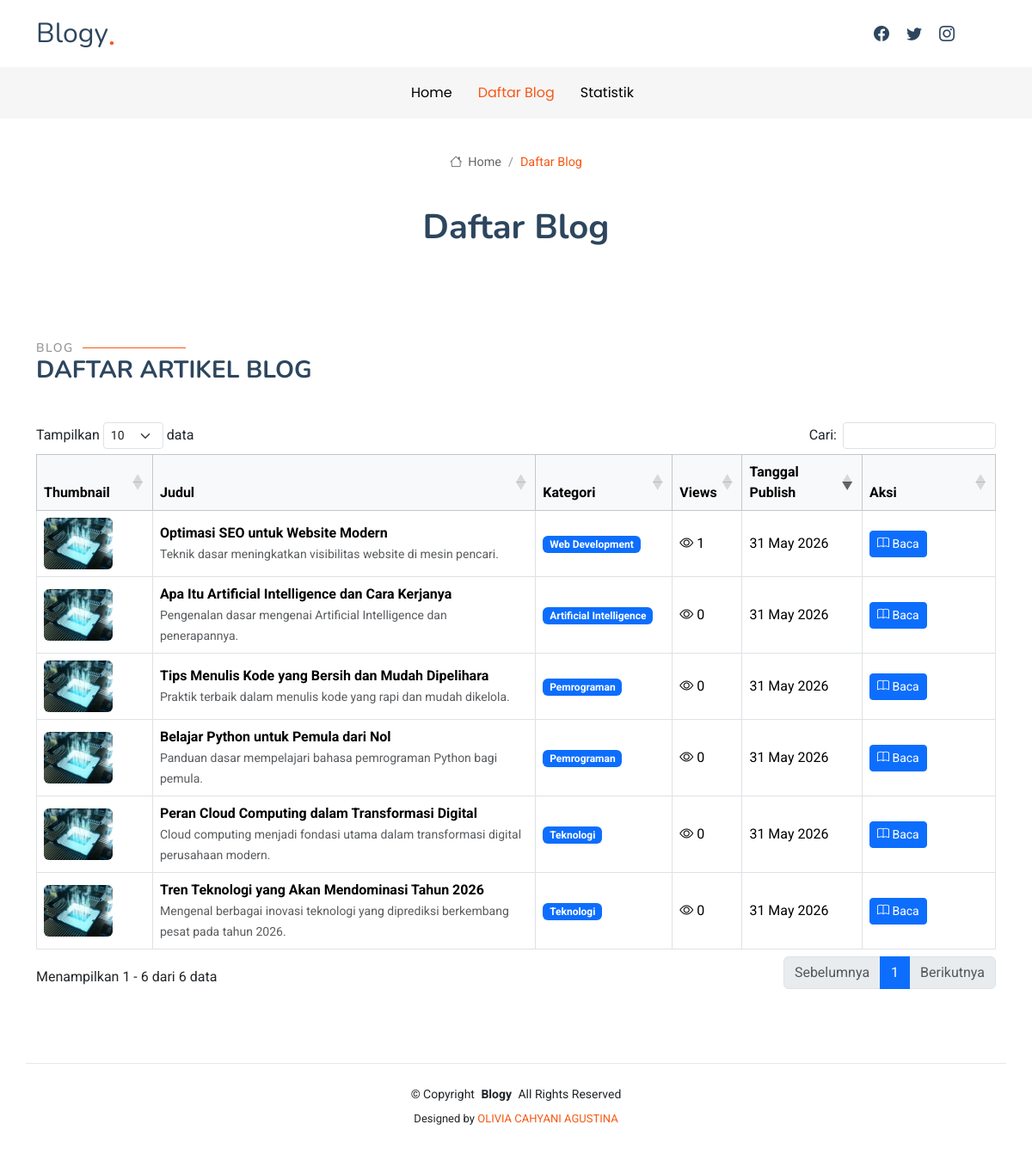
/blog/, run on an earlier commit of the app's database.
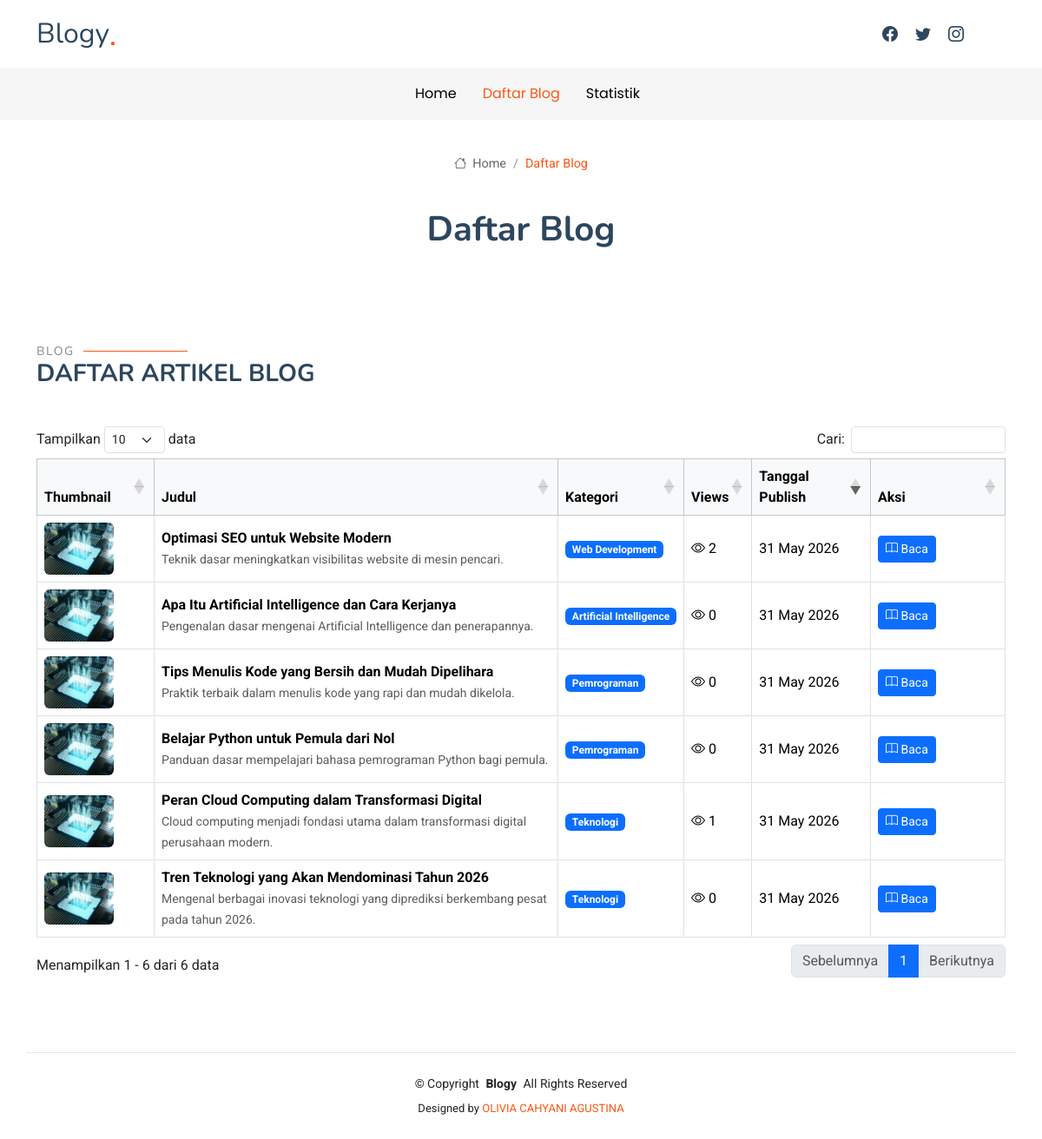
And on a later commit of the database.
### blog/models.py (models this page shows, shortened)
class Post(models.Model):
    STATUS_CHOICES = (
        ('draft', 'Draft'),
        ('published', 'Published'),
    )
    title = models.CharField(
        max_length=255
    )
    slug = models.SlugField(
        max_length=300,
        unique=True,
        blank=True
    )
    category = models.ForeignKey(
        Category,
        on_delete=models.CASCADE,
        related_name='posts'
    )
    thumbnail = models.ImageField(
        upload_to='posts/',
        blank=True,
        null=True
    )
    excerpt = models.TextField(
        blank=True,
        null=True,
        help_text="Short description of the article"
    )
    content = models.TextField()
    views = models.PositiveIntegerField(
        default=0
    )
    status = models.CharField(
        max_length=10,
        choices=STATUS_CHOICES,
        default='draft'
    )
    created_at = models.DateTimeField(
        auto_now_add=True
    )
    updated_at = models.DateTimeField(
        auto_now=True
    )
    published_at = models.DateTimeField(
        blank=True,
        null=True
    )
    class Meta:
        verbose_name = "Post"
        verbose_name_plural = "Posts"
        ordering = ['-created_at']

class Category(models.Model):
    name = models.CharField(
        max_length=100,
        unique=True,
        verbose_name="Category Name"
    )
    slug = models.SlugField(
        max_length=120,
        unique=True,
        blank=True
    )
    description = models.TextField(
        blank=True,
        null=True
    )
    created_at = models.DateTimeField(
        auto_now_add=True
    )
    updated_at = models.DateTimeField(
        auto_now=True
    )
    class Meta:
        verbose_name = "Category"
        verbose_name_plural = "Categories"
        ordering = ['name']

### blog/views.py (the view)
# urls.py: path('blog/', v.blog, name='blog'),
def blog(request):
    posts = (
        Post.objects
        .filter(status='published')
        .select_related('category')
        .order_by('-published_at')
    )
    return render(request, 'blog.html', {
        'posts': posts
    })

### blog/templates/blog.html (shortened to what the changed rows need)
<!DOCTYPE html>
<html lang="en">
  <head>
    {% load static %}
    <link href="{% static 'assets/vendor/bootstrap/css/bootstrap.min.css' %}" rel="stylesheet" />
    <link href="{% static 'assets/vendor/bootstrap-icons/bootstrap-icons.css' %}" rel="stylesheet" />
    <link href="{% static 'assets/vendor/aos/aos.css' %}" rel="stylesheet" />
    <link href="{% static 'assets/vendor/swiper/swiper-bundle.min.css' %}" rel="stylesheet" />
    <link href="{% static 'assets/vendor/glightbox/css/glightbox.min.css' %}" rel="stylesheet" />
    <link href="{% static 'assets/css/main.css' %}" rel="stylesheet" />
    <link rel="stylesheet" href="https://cdn.datatables.net/1.13.8/css/dataTables.bootstrap5.min.css" />
  </head>
  <body class="starter-page-page">
    <header id="header" class="header position-relative">
      <div class="container-fluid container-xl position-relative">
        <div class="top-row d-flex align-items-center justify-content-between">
          <a href="index.html" class="logo d-flex align-items-end">
            <h1 class="sitename">Blogy</h1><span>.</span>
          </a>
        </div>
      </div>
    </header>
    <main class="main">
      <div class="page-title">
        <div class="title-wrapper">
          <h1>Daftar Blog</h1>
        </div>
      </div>
      <section id="blog-list" class="section">
        <div class="container section-title" data-aos="fade-up">
          <h2>Blog</h2>
        </div>
        <div class="container" data-aos="fade-up">
          <div class="table-responsive">
            <table id="blogTable" class="table table-bordered table-hover align-middle">
              <thead class="table-light">
                <tr>
                  <th width="100">Thumbnail</th>
                  <th>Judul</th>
                  <th>Kategori</th>
                  <th>Views</th>
                  <th>Tanggal Publish</th>
                  <th width="120">Aksi</th>
                </tr>
              </thead>
              <tbody>
                {% for post in posts %}
                  <tr>
                    <td>
                      {% if post.thumbnail %}
                        <img src="{{ post.thumbnail.url }}" class="img-fluid rounded" style="width:80px;height:60px;object-fit:cover;" />
                      {% else %}
                        -
                      {% endif %}
                    </td>
                    <td>
                      <strong>{{ post.title }}</strong>
                      {% if post.excerpt %}
                        <br />
                        <small class="text-muted">{{ post.excerpt|truncatechars:100 }}</small>
                      {% endif %}
                    </td>
                    <td>
                      <span class="badge bg-primary">{{ post.category.name }}</span>
                    </td>
                    <td>
                      <i class="bi bi-eye"></i>
                      {{ post.views }}
                    </td>
                    <td>
                      {% if post.published_at %}
                        {{ post.published_at|date:'d M Y' }}
                      {% else %}
                        -
                      {% endif %}
                    </td>
                    <td>
                      <a href="{% url 'post_detail' post.slug %}" class="btn btn-primary btn-sm">
                        <i class="bi bi-book"></i>
                        Baca
                      </a>
                    </td>
                  </tr>
                {% endfor %}
              </tbody>
            </table>
          </div>
        </div>
      </section>
    </main>
  </body>
</html>

What changed in the data, as far as the page shows it:
changed Post "Optimasi SEO untuk Website Modern": views "1" → "2"
changed Post "Peran Cloud Computing dalam Transformasi Digital": views "0" → "1"
